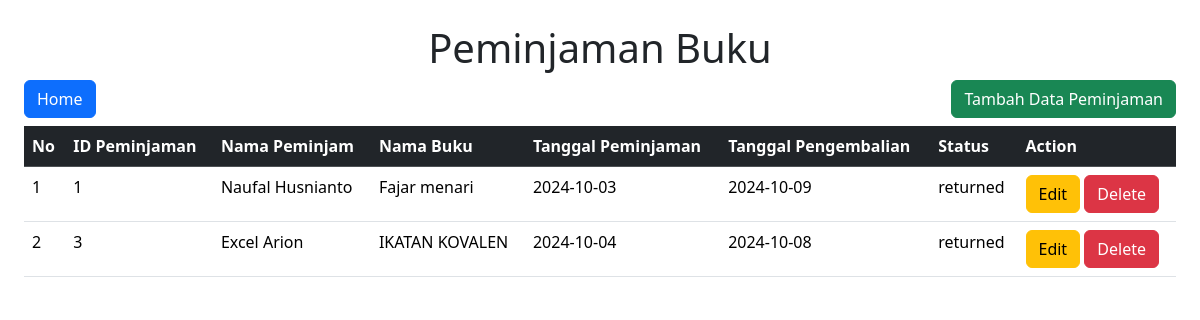
Page /loans.php on the committed database.
### tables this page shows
CREATE TABLE `loans` (
  `id` int NOT NULL,
  `user_id` int DEFAULT NULL,
  `book_id` int DEFAULT NULL,
  `loan_date` date DEFAULT NULL,
  `return_date` date DEFAULT NULL,
  `status` enum('borrowed','returned') DEFAULT 'borrowed',
  `created_at` timestamp NULL DEFAULT CURRENT_TIMESTAMP,
  `updated_at` timestamp NULL DEFAULT CURRENT_TIMESTAMP ON UPDATE CURRENT_TIMESTAMP
);

CREATE TABLE `users` (
  `id` int NOT NULL,
  `name` varchar(100) DEFAULT NULL,
  `email` varchar(100) DEFAULT NULL,
  `password` varchar(255) DEFAULT NULL,
  `role` enum('admin','user') DEFAULT 'user',
  `created_at` timestamp NULL DEFAULT CURRENT_TIMESTAMP,
  `updated_at` timestamp NULL DEFAULT CURRENT_TIMESTAMP ON UPDATE CURRENT_TIMESTAMP
);

CREATE TABLE `books` (
  `id` int NOT NULL,
  `title` varchar(255) DEFAULT NULL,
  `author` varchar(255) DEFAULT NULL,
  `isbn` varchar(20) DEFAULT NULL,
  `year_published` year DEFAULT NULL,
  `genre` varchar(100) DEFAULT NULL,
  `rack_id` int DEFAULT NULL,
  `created_at` timestamp NULL DEFAULT CURRENT_TIMESTAMP,
  `updated_at` timestamp NULL DEFAULT CURRENT_TIMESTAMP ON UPDATE CURRENT_TIMESTAMP
);

### loans.php (the view, shortened to what this page needs)
<?php
    require_once("config.php");
    $loan_sql = "
        SELECT loans.id AS loan_id,
            loans.loan_date,
            loans.return_date,
            loans.status,
            users.name AS user_name,
            books.title AS book_title
        FROM loans
        INNER JOIN users ON loans.user_id = users.id
        INNER JOIN books ON loans.book_id = books.id
    ";
    $result = mysqli_query($koneksi, $loan_sql);
?>
<!DOCTYPE html>
<html lang="en">
<head>
    <link href="https://cdn.jsdelivr.net/npm/bootstrap@5.3.3/dist/css/bootstrap.min.css" rel="stylesheet">
</head>
<body class="p-4">
    <h1 class="text-center">Peminjaman Buku</h1>
    <div class="d-flex justify-content-between align-items-center">
        <a href="index.php" class="btn btn-primary">Home</a>
        <a href="add-loan.php" class="btn btn-success">Tambah Data Peminjaman</a>
    </div>
    <table class="table mt-2">
        <tr class="table-dark">
            <th>No</th>
            <th>ID Peminjaman</th>
            <th>Nama Peminjam</th>
            <th>Nama Buku</th>
            <th>Tanggal Peminjaman</th>
            <th>Tanggal Pengembalian</th>
            <th>Status</th>
            <th>Action</th>
        </tr>
        <?php
            $no = 1;
            while ($pinjam = mysqli_fetch_array($result)) {
        ?>
        <tr>
            <td><?= $no ?></td>
            <td><?= $pinjam['loan_id'] ?></td>
            <td><?= $pinjam['user_name'] ?></td>
            <td><?= $pinjam['book_title'] ?></td>
            <td><?= $pinjam['loan_date'] ?></td>
            <td><?= $pinjam['return_date'] ?? '-' ?></td>
            <td><?= $pinjam['status'] ?></td>
            <td>
                <a href="edit-loan.php?id=<?= $pinjam['loan_id'] ?>" class="btn btn-warning">Edit</a>
                <a href="delete-loan.php?id=<?= $pinjam['loan_id'] ?>" class="btn btn-danger" onclick="return confirm('Yakin menghapus data?')">Delete</a>
            </td>
        </tr>
        <?php
            $no++;
            }
        ?>
    </table>
</body>
</html>

### rows in the picture
loans: id "1", user.name "Naufal Husnianto", book.title "Fajar menari", loan_date "2024-10-03", return_date "2024-10-09", status "returned"
loans: id "3", user.name "Excel Arion", book.title "IKATAN KOVALEN", loan_date "2024-10-04", return_date "2024-10-08", status "returned"
